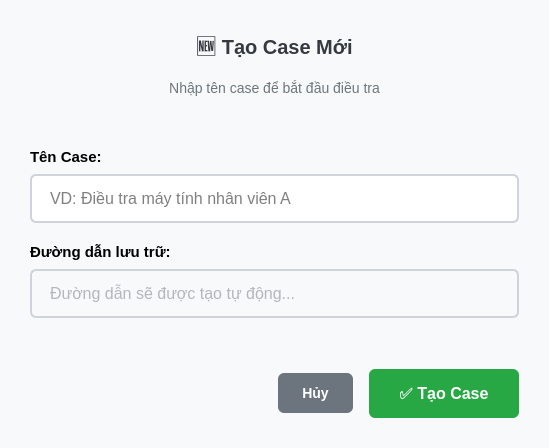
<?xml version="1.0" encoding="UTF-8"?>
<ui version="4.0">
 <class>CreateCaseDialog</class>
 <widget class="QDialog" name="CreateCaseDialog">
  <property name="geometry">
   <rect>
    <x>0</x>
    <y>0</y>
    <width>549</width>
    <height>448</height>
   </rect>
  </property>
  <property name="windowTitle">
   <string>Tạo Case Mới</string>
  </property>
  <property name="styleSheet">
   <string notr="true">QDialog {
    background-color: #f8f9fa;
}

QGroupBox {
    font-weight: bold;
    border: 2px solid #dee2e6;
    border-radius: 8px;
    margin-top: 10px;
    padding-top: 10px;
    background-color: white;
}

QGroupBox::title {
    subcontrol-origin: margin;
    left: 10px;
    padding: 0 8px 0 8px;
    color: #495057;
}

QPushButton {
    background-color: #007bff;
    border: none;
    color: white;
    padding: 12px 24px;
    border-radius: 6px;
    font-weight: 500;
    font-size: 14px;
}

QPushButton:hover {
    background-color: #0056b3;
}

QPushButton:pressed {
    background-color: #004085;
}

QPushButton#createBtn {
    background-color: #28a745;
    font-size: 16px;
    padding: 15px 30px;
}

QPushButton#createBtn:hover {
    background-color: #1e7e34;
}

QPushButton#cancelBtn {
    background-color: #6c757d;
}

QPushButton#cancelBtn:hover {
    background-color: #545b62;
}

QLineEdit {
    border: 2px solid #ced4da;
    border-radius: 6px;
    padding: 12px 16px;
    font-size: 16px;
    background-color: white;
}

QLineEdit:focus {
    border-color: #007bff;
    outline: 0;
    border: 2px solid #007bff;
}

QRadioButton {
    spacing: 8px;
    font-size: 14px;
    padding: 8px;
}

QRadioButton::indicator {
    width: 20px;
    height: 20px;
}

QRadioButton::indicator:unchecked {
    border: 2px solid #ced4da;
    border-radius: 10px;
    background-color: white;
}

QRadioButton::indicator:checked {
    border: 2px solid #007bff;
    border-radius: 10px;
    background-color: #007bff;
}

QLabel#titleLabel {
    color: #343a40;
    font-size: 20px;
    font-weight: bold;
}

QLabel#subtitleLabel {
    color: #6c757d;
    font-size: 14px;
}</string>
  </property>
  <property name="modal">
   <bool>true</bool>
  </property>
  <layout class="QVBoxLayout" name="mainLayout">
   <property name="spacing">
    <number>20</number>
   </property>
   <property name="leftMargin">
    <number>30</number>
   </property>
   <property name="topMargin">
    <number>30</number>
   </property>
   <property name="rightMargin">
    <number>30</number>
   </property>
   <property name="bottomMargin">
    <number>30</number>
   </property>
   <item>
    <widget class="QLabel" name="titleLabel">
     <property name="text">
      <string>🆕 Tạo Case Mới</string>
     </property>
     <property name="alignment">
      <set>Qt::AlignCenter</set>
     </property>
    </widget>
   </item>
   <item>
    <widget class="QLabel" name="subtitleLabel">
     <property name="text">
      <string>Nhập tên case để bắt đầu điều tra</string>
     </property>
     <property name="alignment">
      <set>Qt::AlignCenter</set>
     </property>
    </widget>
   </item>
   <item>
    <spacer name="topSpacer">
     <property name="orientation">
      <enum>Qt::Vertical</enum>
     </property>
     <property name="sizeHint" stdset="0">
      <size>
       <width>20</width>
       <height>10</height>
      </size>
     </property>
    </spacer>
   </item>
   <item>
    <layout class="QVBoxLayout" name="inputLayout">
     <property name="spacing">
      <number>8</number>
     </property>
     <item>
      <widget class="QLabel" name="caseNameLabel">
       <property name="font">
        <font>
         <pointsize>11</pointsize>
         <weight>75</weight>
         <bold>true</bold>
        </font>
       </property>
       <property name="text">
        <string>Tên Case:</string>
       </property>
      </widget>
     </item>
     <item>
      <widget class="QLineEdit" name="caseNameEdit">
       <property name="placeholderText">
        <string>VD: Điều tra máy tính nhân viên A</string>
       </property>
      </widget>
     </item>
    </layout>
   </item>
   <item>
    <layout class="QVBoxLayout" name="pathLayout">
     <property name="spacing">
      <number>8</number>
     </property>
     <item>
      <widget class="QLabel" name="pathLabel">
       <property name="font">
        <font>
         <pointsize>11</pointsize>
         <weight>75</weight>
         <bold>true</bold>
        </font>
       </property>
       <property name="text">
        <string>Đường dẫn lưu trữ:</string>
       </property>
      </widget>
     </item>
     <item>
      <widget class="QLineEdit" name="casePathEdit">
       <property name="readOnly">
        <bool>true</bool>
       </property>
       <property name="styleSheet">
        <string notr="true">background-color: #f8f9fa; color: #6c757d;</string>
       </property>
       <property name="placeholderText">
        <string>Đường dẫn sẽ được tạo tự động...</string>
       </property>
      </widget>
     </item>
    </layout>
   </item>
   <item>
    <spacer name="middleSpacer">
     <property name="orientation">
      <enum>Qt::Vertical</enum>
     </property>
     <property name="sizeHint" stdset="0">
      <size>
       <width>20</width>
       <height>20</height>
      </size>
     </property>
    </spacer>
   </item>
   <item>
    <layout class="QHBoxLayout" name="buttonLayout">
     <property name="spacing">
      <number>16</number>
     </property>
     <item>
      <spacer name="buttonSpacer">
       <property name="orientation">
        <enum>Qt::Horizontal</enum>
       </property>
       <property name="sizeHint" stdset="0">
        <size>
         <width>40</width>
         <height>20</height>
        </size>
       </property>
      </spacer>
     </item>
     <item>
      <widget class="QPushButton" name="cancelBtn">
       <property name="text">
        <string>Hủy</string>
       </property>
      </widget>
     </item>
     <item>
      <widget class="QPushButton" name="createBtn">
       <property name="text">
        <string>✅ Tạo Case</string>
       </property>
      </widget>
     </item>
    </layout>
   </item>
  </layout>
 </widget>
 <resources/>
 <connections/>
</ui>
